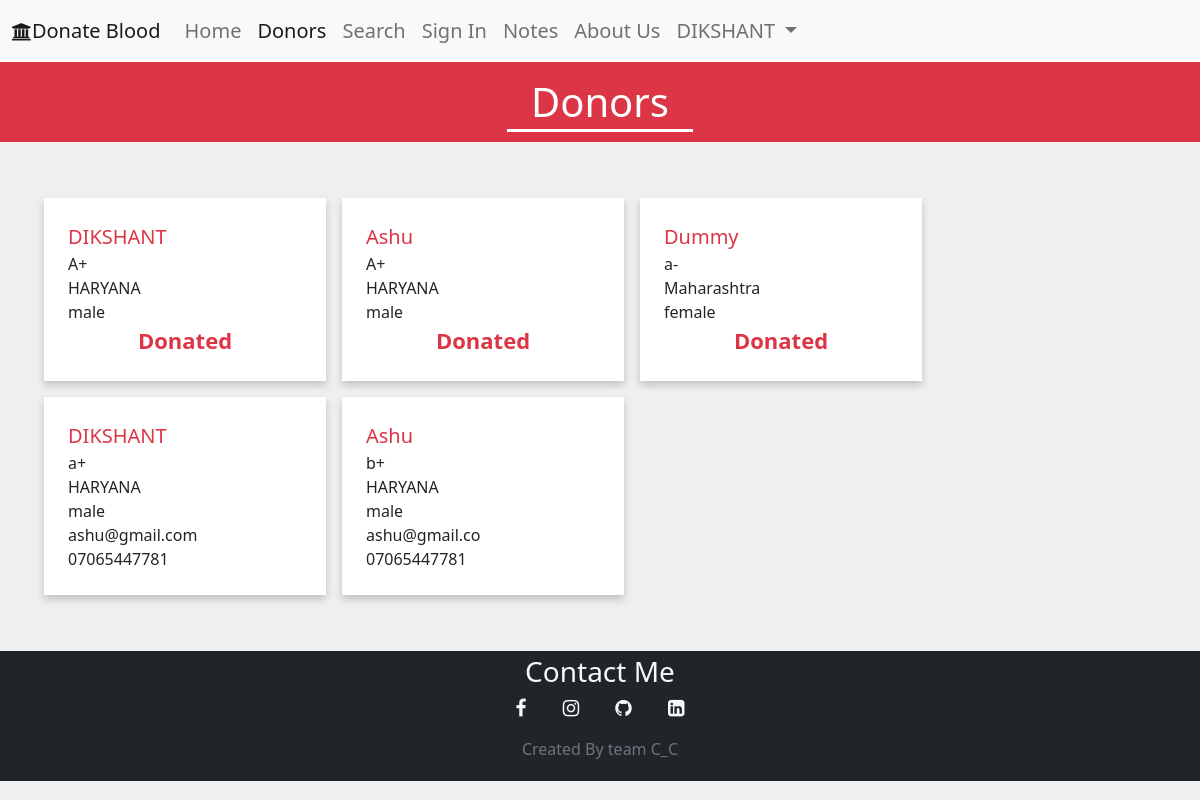
/donors.php (signed in), run on the app's committed database.
### tables this page shows
CREATE TABLE `donors` (
  `id` int(255) NOT NULL,
  `name` varchar(255) NOT NULL,
  `blood_group` varchar(255) NOT NULL,
  `gender` varchar(255) NOT NULL,
  `email` varchar(255) NOT NULL,
  `dob` varchar(255) NOT NULL,
  `mobile` varchar(255) NOT NULL,
  `state` varchar(255) NOT NULL,
  `password` varchar(255) NOT NULL,
  `save_life_data` varchar(255) DEFAULT NULL
);

### donors.php (the view, shortened to what this page needs)
<?php
    include "includes/header.php";
    include "includes/db.php";
    if(isset($_SESSION["user_id"]) ){
        include "loginnav.php";
    }else{
        include "includes/navigation.php";
    }
?>
<div class="container-fluid bg-danger text-center donor-div p-3 ">
    <h1 class="d-inline text-white px-4  m-3">Donors</h1>
</div>
<div class="container-fluid p-5">
    <div class="row">
<?php
$selectquery = "select * from donors";
$query = mysqli_query($connection,$selectquery);
if(mysqli_num_rows($query) > 0){
    while($row = mysqli_fetch_assoc($query)){
        if($row["save_life_data"] == NULL){
            echo '<div class="col-md-3 p-4 donors-div m-2" >
                    <span class="text-danger text-capitalize" style="font-size:20px;">'.$row["name"].'</span>
                    <span class="">'.$row["blood_group"].'</span>
                    <span class="">'.$row["state"].'</span>
                    <span class="">'.$row["gender"].'</span>
                    <span class="">'.$row["email"].'</span>
                    <span class="">'.$row["mobile"].'</span>
                </div>';
        }else{
                $savedate = $row["save_life_data"];
                $end = date_create();
                $diff = date_diff(date_create($savedate),$end);
                $diffmonth = $diff->m;
                if($diffmonth >= 3){
                    echo '<div class="col-md-3 p-4 donors-div m-2" >
                    <span class="text-danger text-capitalize" style="font-size:20px;">'.$row["name"].'</span>
                    <span class="">'.$row["blood_group"].'</span>
                    <span class="">'.$row["state"].'</span>
                    <span class="">'.$row["gender"].'</span>
                    <span class="">'.$row["email"].'</span>
                    <span class="">'.$row["mobile"].'</span>
                </div>';
                }else{
                    echo '<div class="col-md-3 p-4 donors-div m-2" >
                    <span class="text-danger text-capitalize" style="font-size:20px;">'.$row["name"].'</span>
                    <span class="">'.$row["blood_group"].'</span>
                    <span class="">'.$row["state"].'</span>
                    <span class="">'.$row["gender"].'</span>
                    <b><span class="text-danger text-capitalize text-center" style="font-size:22px;color:red;">Donated</span></b>
            </div>';
                }
        }
    }
}
?>
    </div>
</div>
<?php
    include "includes/footer.php";
?>

### css/style.css (style rules this page uses)
* { font-size:20px; }

### donors.php (style rules this page uses)
* { font-size:16px; }
body { background:#efefef; }
.donor-div { position:relative !important; }
.donor-div h1 { border-bottom:3px solid white; }
.donors-div { max-width:300px; background:white; box-shadow:0px 4px 8px rgba(0,0,0,0.2); }
.donors-div span { display:block; }

### data on the page
donors: name "DIKSHANT", blood_group "A+", state "HARYANA", gender "male"
donors: name "Ashu", blood_group "A+", state "HARYANA", gender "male"
donors: name "Dummy", blood_group "a-", state "Maharashtra", gender "female"
donors: name "DIKSHANT", blood_group "a+", state "HARYANA", gender "male", email "ashu@gmail.com", mobile "07065447781"
donors: name "Ashu", blood_group "b+", state "HARYANA", gender "male", email "ashu@gmail.co", mobile "07065447781"

### other printed values
$_SESSION["name"] "DIKSHANT"
